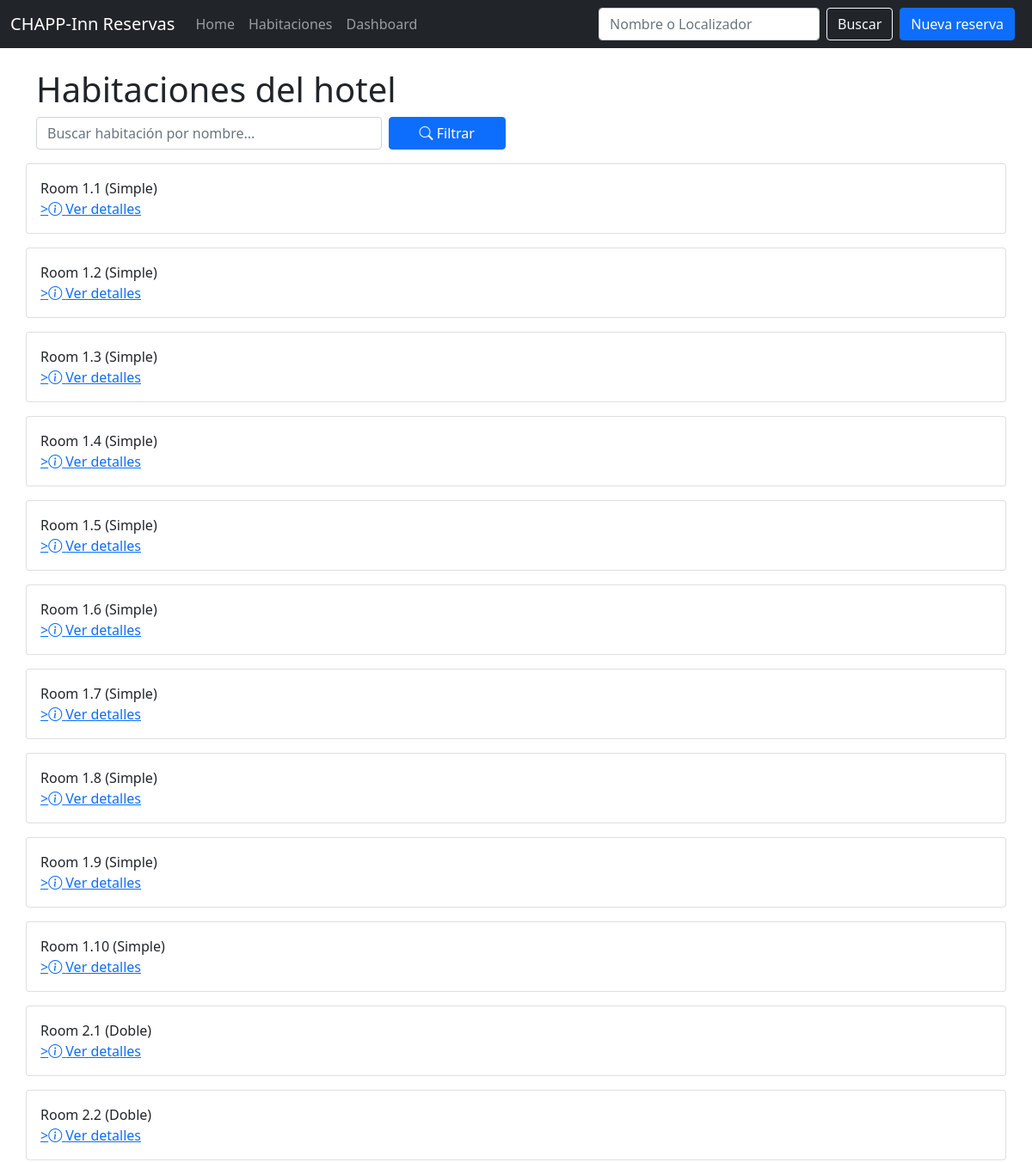
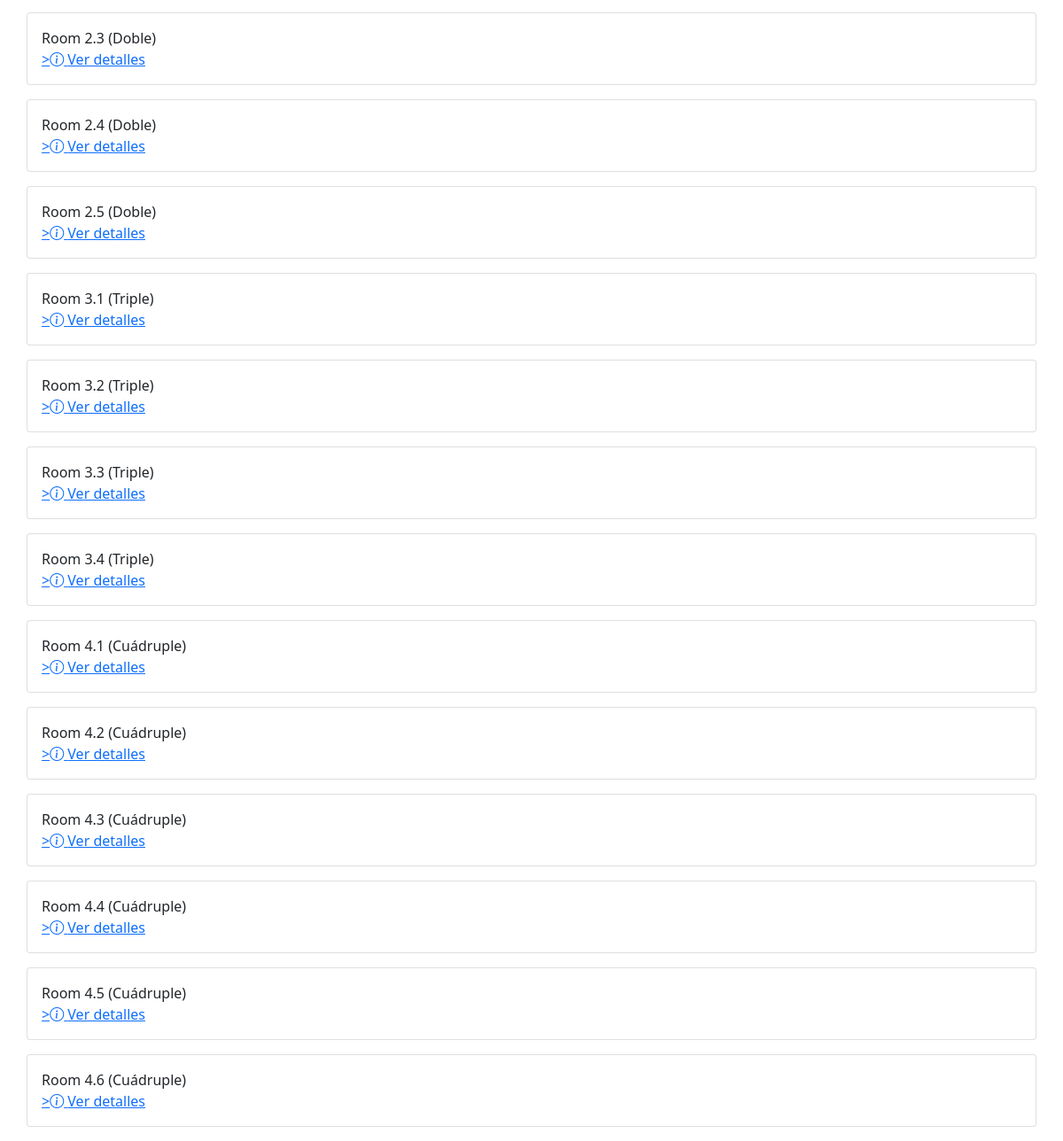
/rooms/, run on the app's committed database (2 pictures, top to bottom).
### pms/models.py (models this page shows, shortened)
class Room(models.Model):
    room_type = models.ForeignKey(Room_type, on_delete=models.SET_NULL, null=True)
    name = models.CharField(max_length=100)
    description = models.CharField(max_length=500)

### pms/views.py (the view)
# urls.py: path("rooms/", views.RoomsView.as_view(), name="rooms"),
class RoomsView(View):
    def get(self, request):
        room_filter = request.GET.get('room_filter', '')
        if room_filter:
            rooms = Room.objects.filter(name__icontains=room_filter).values("name", "room_type__name", "id")
        else:
            rooms = Room.objects.all().values("name", "room_type__name", "id")
        context = {
            'rooms': rooms,
            'room_filter': room_filter
        }
        return render(request, "rooms.html", context)

### pms/templates/rooms.html (shortened to what this page needs)
{% extends "main.html"%} {% block content %}
<h1>Habitaciones del hotel</h1>
<div class="row mb-3">
  <div class="col-md-6">
    <form method="get" class="d-flex">
      <input
        type="text"
        name="room_filter"
        class="form-control me-2"
        placeholder="Buscar habitación por nombre..."
        value="{{ room_filter }}"
      />
      <button type="submit" class="btn btn-primary col-md-3">
        <i class="bi bi-search"></i> Filtrar
      </button>
    </form>
  </div>
</div>
<div class="col-md-12">
  {% for room in rooms%}
  <div class="row card mt-3 mb-3 hover-card bg-tr-250">
    <div class="col p-3">
      <div class="">{{room.name}} ({{room.room_type__name}})</div>
      <div>
        <a href="{% url 'room_details' pk=room.id %}?from=rooms">
          ><i class="bi bi-info-circle"></i> Ver detalles</a
        >
      </div>
    </div>
  </div>
  {% endfor %} {% endblock content%}

### pms/statics/css/style.css (style rules this page uses)
body { padding-top: 4em }
.bg-tr-250, .bg-tr-250:hover { -webkit-transition: background-color 250ms linear; -ms-transition: background-color 250ms linear; transition: background-color 250ms linear; }

### data on the page
Room: name "Room 1.1", room_type__name "Simple"
Room: name "Room 1.2", room_type__name "Simple"
Room: name "Room 1.3", room_type__name "Simple"
Room: name "Room 1.4", room_type__name "Simple"
Room: name "Room 1.5", room_type__name "Simple"
Room: name "Room 1.6", room_type__name "Simple"
Room: name "Room 1.7", room_type__name "Simple"
Room: name "Room 1.8", room_type__name "Simple"
Room: name "Room 1.9", room_type__name "Simple"
Room: name "Room 1.10", room_type__name "Simple"
Room: name "Room 2.1", room_type__name "Doble"
Room: name "Room 2.2", room_type__name "Doble"
Room: name "Room 2.3", room_type__name "Doble"
Room: name "Room 2.4", room_type__name "Doble"
Room: name "Room 2.5", room_type__name "Doble"
Room: name "Room 3.1", room_type__name "Triple"
Room: name "Room 3.2", room_type__name "Triple"
Room: name "Room 3.3", room_type__name "Triple"
Room: name "Room 3.4", room_type__name "Triple"
Room: name "Room 4.1", room_type__name "Cuádruple"
Room: name "Room 4.2", room_type__name "Cuádruple"
Room: name "Room 4.3", room_type__name "Cuádruple"
Room: name "Room 4.4", room_type__name "Cuádruple"
Room: name "Room 4.5", room_type__name "Cuádruple"
Room: name "Room 4.6", room_type__name "Cuádruple"
